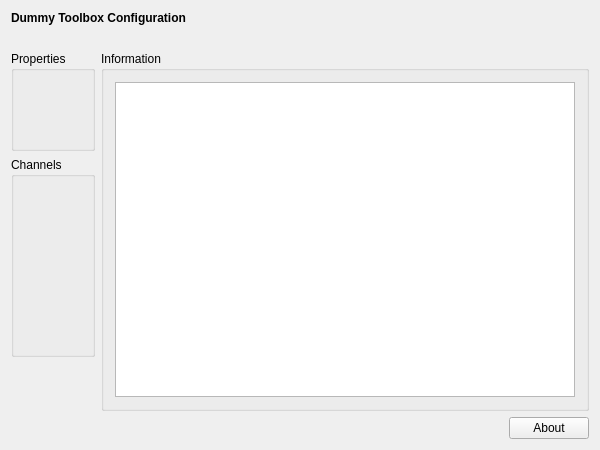
<?xml version="1.0" encoding="UTF-8"?>
<ui version="4.0">
 <class>AveragingSetupWidgetClass</class>
 <widget class="QWidget" name="AveragingSetupWidgetClass">
  <property name="geometry">
   <rect>
    <x>0</x>
    <y>0</y>
    <width>600</width>
    <height>450</height>
   </rect>
  </property>
  <property name="windowTitle">
   <string>DummySetupWidget</string>
  </property>
  <layout class="QVBoxLayout" name="verticalLayout">
   <item>
    <widget class="QLabel" name="m_qLabel_Headline">
     <property name="font">
      <font>
       <weight>75</weight>
       <bold>true</bold>
      </font>
     </property>
     <property name="text">
      <string>Dummy Toolbox Configuration</string>
     </property>
    </widget>
   </item>
   <item>
    <spacer name="m_qVerticalSpacer_Headline">
     <property name="orientation">
      <enum>Qt::Vertical</enum>
     </property>
     <property name="sizeType">
      <enum>QSizePolicy::Fixed</enum>
     </property>
     <property name="sizeHint" stdset="0">
      <size>
       <width>20</width>
       <height>20</height>
      </size>
     </property>
    </spacer>
   </item>
   <item>
    <layout class="QGridLayout" name="m_qGridLayout_main">
     <item row="0" column="0">
      <widget class="QGroupBox" name="m_qGroupBox_Properties">
       <property name="sizePolicy">
        <sizepolicy hsizetype="Minimum" vsizetype="Preferred">
         <horstretch>0</horstretch>
         <verstretch>0</verstretch>
        </sizepolicy>
       </property>
       <property name="minimumSize">
        <size>
         <width>0</width>
         <height>100</height>
        </size>
       </property>
       <property name="title">
        <string>Properties</string>
       </property>
       <property name="flat">
        <bool>false</bool>
       </property>
       <layout class="QGridLayout" name="m_qGridLayout_Properties"/>
      </widget>
     </item>
     <item row="1" column="0">
      <widget class="QGroupBox" name="m_qGroupBox_Channels">
       <property name="sizePolicy">
        <sizepolicy hsizetype="Preferred" vsizetype="Minimum">
         <horstretch>0</horstretch>
         <verstretch>0</verstretch>
        </sizepolicy>
       </property>
       <property name="minimumSize">
        <size>
         <width>0</width>
         <height>200</height>
        </size>
       </property>
       <property name="title">
        <string>Channels</string>
       </property>
       <layout class="QGridLayout" name="m_qGridLayout_Channels"/>
      </widget>
     </item>
     <item row="3" column="1">
      <spacer name="m_qHorizontalSpacer_About">
       <property name="orientation">
        <enum>Qt::Horizontal</enum>
       </property>
       <property name="sizeHint" stdset="0">
        <size>
         <width>40</width>
         <height>20</height>
        </size>
       </property>
      </spacer>
     </item>
     <item row="0" column="1" rowspan="3" colspan="2">
      <widget class="QGroupBox" name="m_qGroupBox_Information">
       <property name="title">
        <string>Information</string>
       </property>
       <layout class="QGridLayout" name="m_qGridLayout_Information">
        <item row="0" column="0">
         <widget class="QTextBrowser" name="m_qTextBrowser_Information"/>
        </item>
       </layout>
      </widget>
     </item>
     <item row="3" column="2">
      <widget class="QPushButton" name="m_qPushButton_About">
       <property name="text">
        <string>About</string>
       </property>
      </widget>
     </item>
     <item row="2" column="0">
      <spacer name="m_qVerticalSpacer_LeftRow">
       <property name="orientation">
        <enum>Qt::Vertical</enum>
       </property>
       <property name="sizeHint" stdset="0">
        <size>
         <width>20</width>
         <height>40</height>
        </size>
       </property>
      </spacer>
     </item>
    </layout>
   </item>
  </layout>
 </widget>
 <layoutdefault spacing="6" margin="11"/>
 <resources/>
 <connections/>
</ui>
